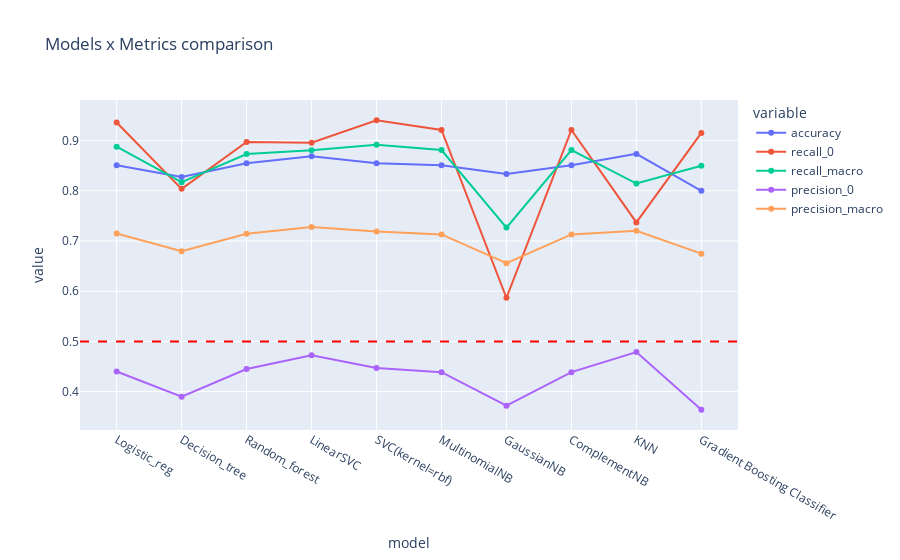

Write notebook code for a chart like this one.
### Code cell
# Line plot to compare of five selected metrics
lineplot_models_vs_metrics(data[["model", "accuracy", "recall_0", "recall_macro", "precision_0", "precision_macro" ]])

### Figure 1 — Plotly figure (JSON) as saved in the notebook; plotly's stock layout.template omitted (floating-point values rounded to 4 significant figures)
{"data": [{"hovertemplate": "variable=accuracy<br>model=%{x}<br>value=%{y}<extra></extra>", "legendgroup": "accuracy", "line": {"color": "#636efa", "dash": "solid"}, "marker": {"symbol": "circle"}, "mode": "lines+markers", "name": "accuracy", "orientation": "v", "showlegend": true, "type": "scatter", "x": ["Logistic_reg", "Decision_tree", "Random_forest", "LinearSVC", "SVC(kernel=rbf)", "MultinomialNB", "GaussianNB", "ComplementNB", "KNN", "Gradient Boosting Classifier"], "xaxis": "x", "y": [0.851, 0.8274, 0.8551, 0.8688, 0.8549, 0.8508, 0.8334, 0.8508, 0.8736, 0.8], "yaxis": "y"}, {"hovertemplate": "variable=recall_0<br>model=%{x}<br>value=%{y}<extra></extra>", "legendgroup": "recall_0", "line": {"color": "#EF553B", "dash": "solid"}, "marker": {"symbol": "circle"}, "mode": "lines+markers", "name": "recall_0", "orientation": "v", "showlegend": true, "type": "scatter", "x": ["Logistic_reg", "Decision_tree", "Random_forest", "LinearSVC", "SVC(kernel=rbf)", "MultinomialNB", "GaussianNB", "ComplementNB", "KNN", "Gradient Boosting Classifier"], "xaxis": "x", "y": [0.9361, 0.8039, 0.8975, 0.896, 0.9406, 0.9212, 0.5869, 0.9212, 0.737, 0.9153], "yaxis": "y"}, {"hovertemplate": "variable=recall_macro<br>model=%{x}<br>value=%{y}<extra></extra>", "legendgroup": "recall_macro", "line": {"color": "#00cc96", "dash": "solid"}, "marker": {"symbol": "circle"}, "mode": "lines+markers", "name": "recall_macro", "orientation": "v", "showlegend": true, "type": "scatter", "x": ["Logistic_reg", "Decision_tree", "Random_forest", "LinearSVC", "SVC(kernel=rbf)", "MultinomialNB", "GaussianNB", "ComplementNB", "KNN", "Gradient Boosting Classifier"], "xaxis": "x", "y": [0.8878, 0.8172, 0.8734, 0.8806, 0.892, 0.8813, 0.7267, 0.8813, 0.8145, 0.8499], "yaxis": "y"}, {"hovertemplate": "variable=precision_0<br>model=%{x}<br>value=%{y}<extra></extra>", "legendgroup": "precision_0", "line": {"color": "#ab63fa", "dash": "solid"}, "marker": {"symbol": "circle"}, "mode": "lines+markers", "name": "precision_0", "orientation": "v", "showlegend": true, "type": "scatter", "x": ["Logistic_reg", "Decision_tree", "Random_forest", "LinearSVC", "SVC(kernel=rbf)", "MultinomialNB", "GaussianNB", "ComplementNB", "KNN", "Gradient Boosting Classifier"], "xaxis": "x", "y": [0.4399, 0.3898, 0.4451, 0.4722, 0.447, 0.4388, 0.3719, 0.4388, 0.4788, 0.3639], "yaxis": "y"}, {"hovertemplate": "variable=precision_macro<br>model=%{x}<br>value=%{y}<extra></extra>", "legendgroup": "precision_macro", "line": {"color": "#FFA15A", "dash": "solid"}, "marker": {"symbol": "circle"}, "mode": "lines+markers", "name": "precision_macro", "orientation": "v", "showlegend": true, "type": "scatter", "x": ["Logistic_reg", "Decision_tree", "Random_forest", "LinearSVC", "SVC(kernel=rbf)", "MultinomialNB", "GaussianNB", "ComplementNB", "KNN", "Gradient Boosting Classifier"], "xaxis": "x", "y": [0.7149, 0.6795, 0.7146, 0.7281, 0.7188, 0.7132, 0.6558, 0.7132, 0.7203, 0.6748], "yaxis": "y"}], "layout": {"legend": {"title": {"text": "variable"}, "tracegroupgap": 0}, "shapes": [{"line": {"color": "red", "dash": "dash"}, "type": "line", "x0": 0, "x1": 1, "xref": "x domain", "y0": 0.5, "y1": 0.5, "yref": "y"}], "title": {"text": "Models x Metrics comparison"}, "xaxis": {"anchor": "y", "domain": [0, 1], "title": {"text": "model"}}, "yaxis": {"anchor": "x", "domain": [0, 1], "dtick": 0.1, "tick0": 0, "title": {"text": "value"}}}}
